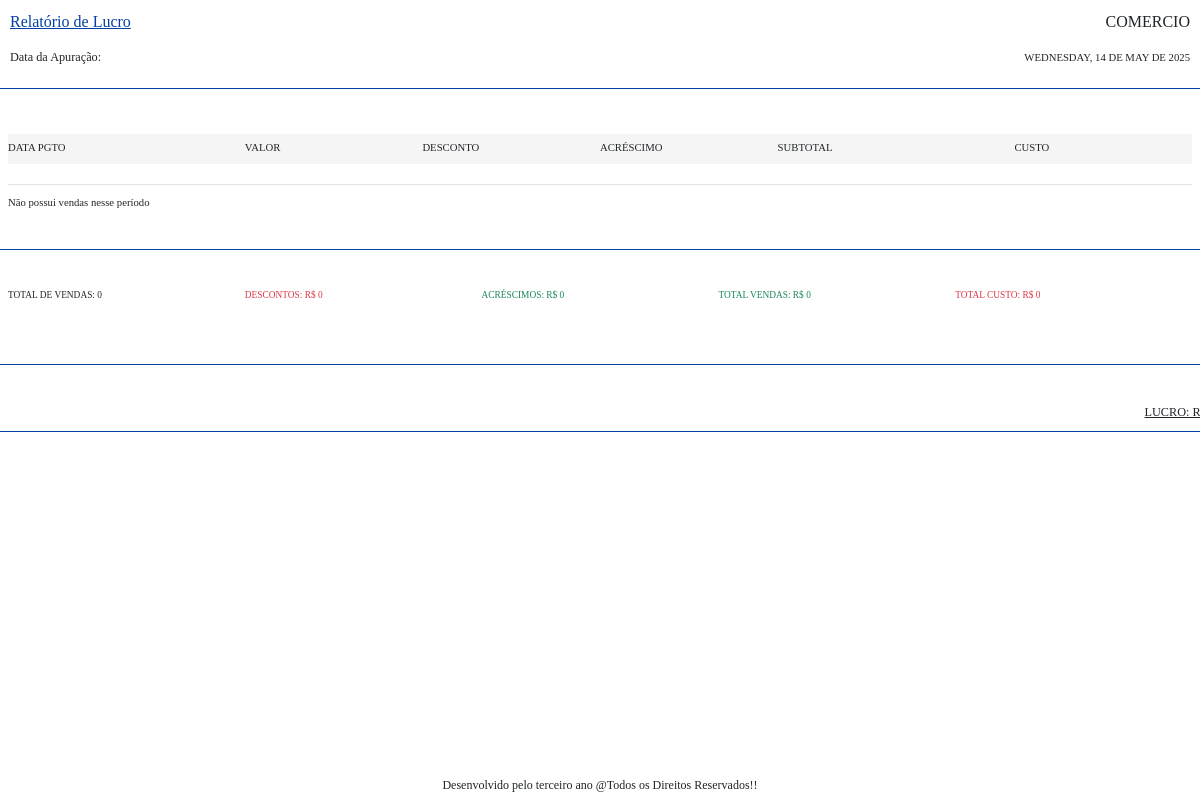
The app's page /relatorios/lucro.php with its own data.
### tables this page shows
CREATE TABLE `config` (
  `id` int(11) NOT NULL,
  `nome_sistema` varchar(50) NOT NULL,
  `email_adm` varchar(50) NOT NULL,
  `endereco_site` varchar(150) DEFAULT NULL,
  `telefone_fixo` varchar(20) DEFAULT NULL,
  `telefone_whatsapp` varchar(20) DEFAULT NULL,
  `cnpj_site` varchar(25) DEFAULT NULL,
  `rodape_relatorios` varchar(1000) NOT NULL,
  `valor_multa` int(11) NOT NULL,
  `valor_juros_dia` decimal(8,2) NOT NULL,
  `frequencia_automatica` varchar(5) NOT NULL,
  `relatorio_pdf` varchar(5) NOT NULL,
  `fonte_comprovante` int(11) NOT NULL,
  `logo` varchar(100) NOT NULL,
  `icone` varchar(100) NOT NULL,
  `dias_carencia` int(11) NOT NULL,
  `alerta` date NOT NULL,
  `impressao_automatica` varchar(5) NOT NULL
);

### conexao.php (called while the page is built, shortened)
<?php
require_once("config.php");
try {
	$pdo = new PDO("mysql:dbname=$banco;host=$servidor;charset=utf8", "$usuario", "$senha");
} catch (Exception $e) {
	echo 'Não foi possível conectar ao banco de dados! <br><br>'.$e;
}
$nome_sistema = 'Comércio';
$email_adm = 'admin@gmail.com';
$endereco_site = 'Rua Francisco Antonio Zeller, 20 - Ferraz de Vasconcellos';
$telefone_fixo = '(11) 3333-3333';
$telefone_whatsapp = '(11) 98765-4321';
$cnpj_site = '20.301.706/0001-08';
$rodape_relatorios = 'Desenvolvido pelo terceiro ano @Todos os Direitos Reservados!!';
$valor_multa = 2;
$valor_juros_dia = 0.15;
$dias_carencia = 0;
$frequencia_automatica = 'Não';
$relatorio_pdf = 'Sim';
$fonte_comprovante = '11';
$impressao_automatica = 'Sim';
$query = $pdo->query("SELECT * FROM config");
$res = $query->fetchAll(PDO::FETCH_ASSOC);
if(@count($res) == 0){
	$pdo->query("INSERT INTO config SET nome_sistema = '$nome_sistema', email_adm = '$email_adm', endereco_site = '$endereco_site', telefone_fixo = '$telefone_fixo', telefone_whatsapp = '$telefone_whatsapp', cnpj_site = '$cnpj_site', rodape_relatorios = '$rodape_relatorios', valor_multa = '$valor_multa', valor_juros_dia = '$valor_juros_dia', frequencia_automatica = '$frequencia_automatica', relatorio_pdf = '$relatorio_pdf', fonte_comprovante = '$fonte_comprovante', logo = 'logo.png', icone = 'icone.png', dias_carencia = '$dias_carencia', alerta = curDate(), impressao_automatica = '$impressao_automatica'");
}else{
	$nome_sistema = $res[0]['nome_sistema'];
	$rodape_relatorios = $res[0]['rodape_relatorios'];
}
 ?>

### relatorios/lucro.php (the view, shortened to what this page needs)
<?php
require_once("../conexao.php");
$data_hoje = utf8_encode(strftime('%A, %d de %B de %Y', strtotime('today')));
$data_inicial = @$_GET['data_inicial'];
$data_final = @$_GET['data_final'];
$data_inicialF = implode('/', array_reverse(explode('-', $data_inicial)));
$data_finalF = implode('/', array_reverse(explode('-', $data_final)));
if($data_inicial == $data_final){
	$apuracao = 'Data da Apuração: '.$data_inicialF;
}else{
	$apuracao = 'Apuração: '.$data_inicialF.' à '.$data_finalF;
}
?>
<!DOCTYPE html>
<html>
<head>
	<link href="https://cdn.jsdelivr.net/npm/bootstrap@5.0.0/dist/css/bootstrap.min.css" rel="stylesheet">
</head>
<body>
		<section class="area-cab">
		<div class="cabecalho">
			<div class="coluna titulo_cab" style="width:70%"> <u>Relatório de Lucro</u></div>
			<div align="right" class="coluna" style="width:30%"> <?php echo mb_strtoupper($nome_sistema) ?></div>
		</div>
		</section>
		<br>
		<section class="area-cab">
		<div class="cabecalho">
			<div class="coluna" style="width:60%"><small> <small><?php echo $apuracao ?></small></small></div>
			<div align="right" class="coluna" style="width:40%"><small> <small><small> <?php echo mb_strtoupper($data_hoje) ?></small></small></small></div>
		</div>
		</section>
		<br>
		<div class="cabecalho" style="border-bottom: solid 1px #0340a3">
		</div>
	<div class="mx-2" style="padding-top:15px ">
	<small><small><small>
	<section class="area-tab" style="background-color: #f5f5f5;">
						<div class="linha-cab" style="padding-top: 5px;">
							<div class="coluna" style="width:20%">DATA PGTO</div>
							<div class="coluna" style="width:15%">VALOR</div>
							<div class="coluna" style="width:15%">DESCONTO</div>
							<div class="coluna" style="width:15%">ACRÉSCIMO</div>
							<div class="coluna" style="width:20%">SUBTOTAL</div>
							<div class="coluna" style="width:15%">CUSTO</div>
						</div>
				</section><small></small>
				<div class="cabecalho mb-1" style="border-bottom: solid 1px #e3e3e3;">
		</div>
		<?php
		$query = $pdo->query("SELECT * from vendas where (data_pgto >= '$data_inicial' and data_pgto <= '$data_final') order by data_pgto asc, id asc ");
		$res = $query->fetchAll(PDO::FETCH_ASSOC);
		$totalItens = @count($res);
		if($totalItens == 0){
			echo 'Não possui vendas nesse período';
		}
		$total_vlr_prodF = 0;
		$total_descF = 0;
		$total_acrF = 0;
		$total_custoF = 0;
		$total_lucroF = 0;
			?>
		</small></small>
</div>
<div class="cabecalho mt-3" style="border-bottom: solid 1px #0340a3">
		</div>
		<small><small><small>
		<div class="linha-cab p-2">
				<div class="coluna" style="width:20%">TOTAL DE VENDAS: <?php echo @$totalItens ?> </div>
				<div class="coluna text-danger" style="width:20%">DESCONTOS: R$ <?php echo @$total_descF ?>  </div>
				<div class="coluna text-success" style="width:20%">ACRÉSCIMOS: R$ <?php echo @$total_acrF ?>  </div>
				<div class="coluna text-success <?php echo $classe_saldo ?>" style="width:20%">TOTAL VENDAS: R$ <?php echo @$total_vlr_prodF ?>  </div>
				<div class="coluna text-danger <?php echo $classe_saldo ?>" style="width:20%">TOTAL CUSTO: R$ <?php echo @$total_custoF ?>  </div>
			</div>
		</small></small></small>
		<br><br>
		<div class="cabecalho" style="border-bottom: solid 1px #0340a3">
		</div>
		<small>
		<div class="linha-cab p-2">
				<div align="right" class="coluna mx-4" style="width:100%"><u>LUCRO: R$ <?php echo @$total_lucroF ?> </u> </div>
			</div>
		</small>
		<div class="cabecalho" style="border-bottom: solid 1px #0340a3">
		</div>
		<br>
<div class="footer" align="center">
	<span style="font-size:12px"><?php echo $rodape_relatorios ?></span>
</div>
</body>
</html>

### records on screen
config: nome_sistema "COMERCIO", rodape_relatorios "Desenvolvido pelo terceiro ano @Todos os Direitos Reservados!!"

### other values on screen
$apuracao "Data da Apuração:"
mb_strtoupper($data_hoje) "WEDNESDAY, 14 DE MAY DE 2025"
